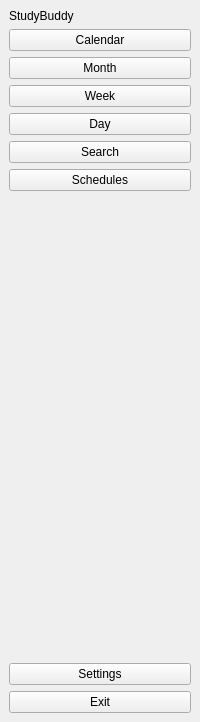
     <widget class="QWidget" name="text_nav" native="true">
      <layout class="QVBoxLayout" name="verticalLayout_6">
       <property name="spacing">
        <number>6</number>
       </property>
       <property name="leftMargin">
        <number>9</number>
       </property>
       <property name="topMargin">
        <number>9</number>
       </property>
       <property name="rightMargin">
        <number>9</number>
       </property>
       <property name="bottomMargin">
        <number>9</number>
       </property>
       <item>
        <layout class="QHBoxLayout" name="horizontalLayout_2">
         <item>
          <widget class="QLabel" name="label_2">
           <property name="text">
            <string>StudyBuddy</string>
           </property>
          </widget>
         </item>
        </layout>
       </item>
       <item>
        <widget class="QPushButton" name="buttonNavigationCalendar">
         <property name="layoutDirection">
          <enum>Qt::LeftToRight</enum>
         </property>
         <property name="text">
          <string>Calendar</string>
         </property>
         <property name="icon">
          <iconset resource="resources/icons.qrc">
           <normaloff>:/icons/icons/calendar-days.svg</normaloff>:/icons/icons/calendar-days.svg</iconset>
         </property>
         <property name="iconSize">
          <size>
           <width>14</width>
           <height>14</height>
          </size>
         </property>
        </widget>
       </item>
       <item>
        <widget class="QWidget" name="calendar_buttons" native="true">
         <layout class="QVBoxLayout" name="verticalLayout_35">
          <property name="leftMargin">
           <number>0</number>
          </property>
          <property name="topMargin">
           <number>0</number>
          </property>
          <property name="rightMargin">
           <number>0</number>
          </property>
          <property name="bottomMargin">
           <number>0</number>
          </property>
          <item>
           <layout class="QVBoxLayout" name="_3">
            <property name="spacing">
             <number>6</number>
            </property>
            <property name="leftMargin">
             <number>0</number>
            </property>
            <property name="topMargin">
             <number>0</number>
            </property>
            <property name="rightMargin">
             <number>0</number>
            </property>
            <property name="bottomMargin">
             <number>0</number>
            </property>
            <item>
             <widget class="QPushButton" name="buttonNavigationCalendarMonth">
              <property name="text">
               <string>Month</string>
              </property>
             </widget>
            </item>
            <item>
             <widget class="QPushButton" name="buttonNavigationCalendarWeek">
              <property name="text">
               <string>Week</string>
              </property>
             </widget>
            </item>
            <item>
             <widget class="QPushButton" name="buttonNavigationCalendarDay">
              <property name="text">
               <string>Day</string>
              </property>
             </widget>
            </item>
           </layout>
          </item>
         </layout>
        </widget>
       </item>
       <item>
        <widget class="QPushButton" name="buttonNavigationSearch">
         <property name="text">
          <string>Search</string>
         </property>
         <property name="icon">
          <iconset resource="resources/icons.qrc">
           <normaloff>:/icons/icons/magnifying-glass.svg</normaloff>:/icons/icons/magnifying-glass.svg</iconset>
         </property>
         <property name="iconSize">
          <size>
           <width>14</width>
           <height>14</height>
          </size>
         </property>
        </widget>
       </item>
       <item>
        <widget class="QPushButton" name="buttonNavigationScheduleView">
         <property name="text">
          <string>Schedules</string>
         </property>
         <property name="icon">
          <iconset resource="resources/icons.qrc">
           <normaloff>:/icons/icons/address-book.svg</normaloff>:/icons/icons/address-book.svg</iconset>
         </property>
         <property name="iconSize">
          <size>
           <width>14</width>
           <height>14</height>
          </size>
         </property>
        </widget>
       </item>
       <item>
        <widget class="QWidget" name="schedule_buttons" native="true">
         <layout class="QVBoxLayout" name="verticalLayout_34">
          <property name="leftMargin">
           <number>0</number>
          </property>
          <property name="topMargin">
           <number>0</number>
          </property>
          <property name="rightMargin">
           <number>0</number>
          </property>
          <property name="bottomMargin">
           <number>0</number>
          </property>
         </layout>
        </widget>
       </item>
       <item>
        <spacer name="verticalSpacer_2">
         <property name="orientation">
          <enum>Qt::Vertical</enum>
         </property>
         <property name="sizeHint" stdset="0">
          <size>
           <width>20</width>
           <height>460</height>
          </size>
         </property>
        </spacer>
       </item>
       <item>
        <layout class="QVBoxLayout" name="verticalLayout_4">
         <property name="rightMargin">
          <number>0</number>
         </property>
         <item>
          <widget class="QPushButton" name="buttonNavigationSettings">
           <property name="text">
            <string>Settings</string>
           </property>
           <property name="icon">
            <iconset resource="resources/icons.qrc">
             <normaloff>:/icons/icons/gear.svg</normaloff>:/icons/icons/gear.svg</iconset>
           </property>
           <property name="iconSize">
            <size>
             <width>14</width>
             <height>14</height>
            </size>
           </property>
          </widget>
         </item>
         <item>
          <widget class="QPushButton" name="buttonExit">
           <property name="text">
            <string>Exit</string>
           </property>
           <property name="icon">
            <iconset resource="resources/icons.qrc">
             <normaloff>:/icons/icons/square-xmark.svg</normaloff>:/icons/icons/square-xmark.svg</iconset>
           </property>
           <property name="iconSize">
            <size>
             <width>14</width>
             <height>14</height>
            </size>
           </property>
          </widget>
         </item>
        </layout>
       </item>
      </layout>
     </widget>
